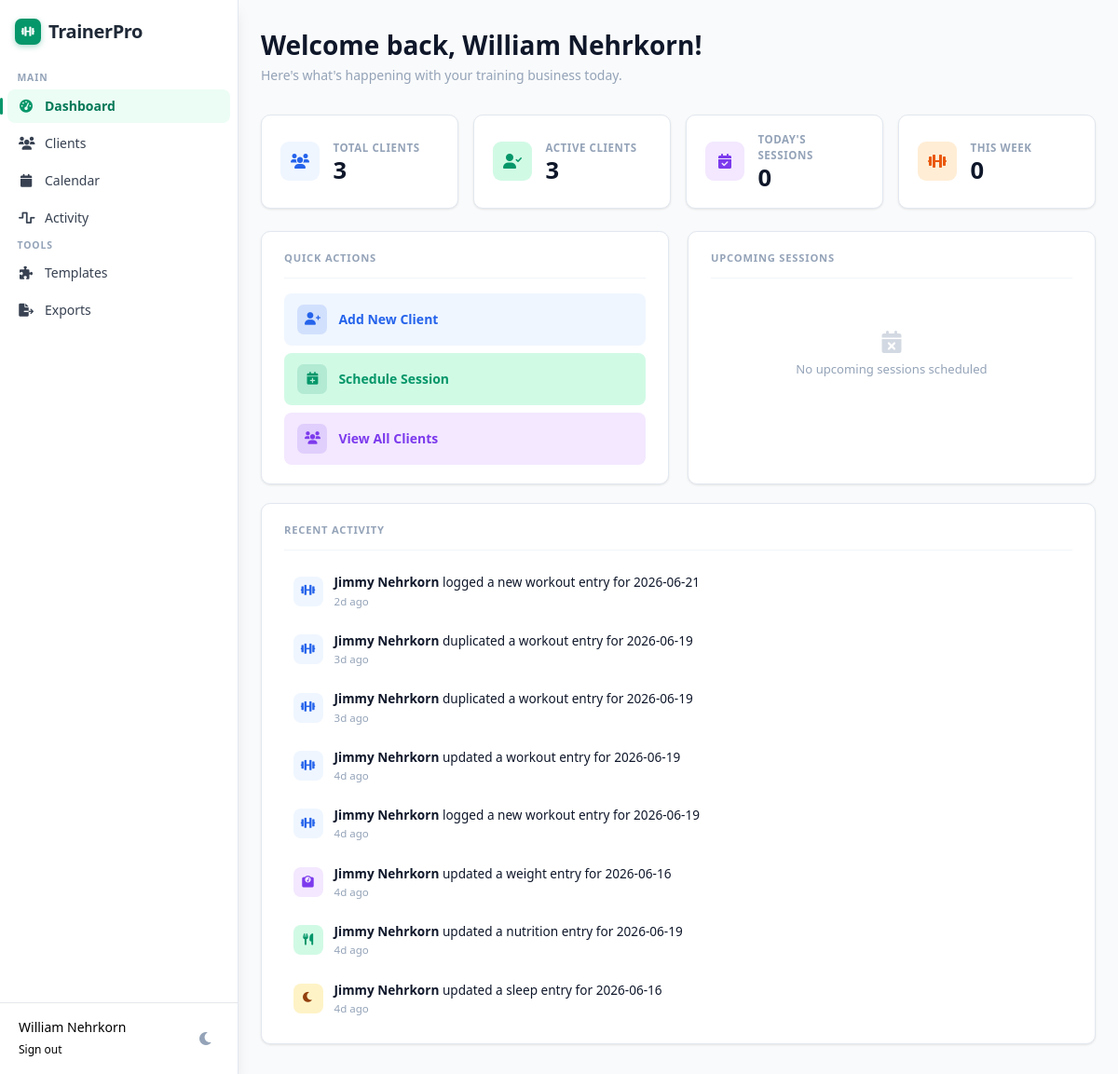
Screenshot of /dashboard (signed in) with the database file from the repository.
### tables this page shows
CREATE TABLE activity_log (
            id           TEXT PRIMARY KEY,
            trainer_id   TEXT NOT NULL,
            client_id    TEXT NOT NULL,
            client_name  TEXT,
            category     TEXT NOT NULL,
            action       TEXT NOT NULL,
            detail       TEXT,
            created_at   TIMESTAMP NOT NULL
        );

### app.py (the view)
@app.route('/dashboard')
@login_required
def dashboard():
    conn = get_db()
    trainer_id = session['user_id']
    today = datetime.now().date()
    week_start = today - timedelta(days=today.weekday())
    week_end = week_start + timedelta(days=6)
    total_clients = \
        conn.execute('SELECT COUNT(*) as count FROM clients WHERE trainer_id = ?', (trainer_id,)).fetchone()[
            'count']
    active_clients = conn.execute('SELECT COUNT(*) as count FROM clients WHERE trainer_id = ? AND status = "active"',
                                  (trainer_id,)).fetchone()['count']
    today_session_count = conn.execute('''
        SELECT COUNT(*) as count FROM sessions
        WHERE trainer_id = ? AND session_date = ? AND status != 'cancelled'
    ''', (trainer_id, today.isoformat())).fetchone()['count']
    week_session_count = conn.execute('''
        SELECT COUNT(*) as count FROM sessions
        WHERE trainer_id = ? AND session_date BETWEEN ? AND ? AND status != 'cancelled'
    ''', (trainer_id, week_start.isoformat(), week_end.isoformat())).fetchone()['count']
    recent_sessions = conn.execute('''
        SELECT s.*, c.name as client_name
        FROM sessions s
        JOIN clients c ON s.client_id = c.id
        WHERE s.trainer_id = ? AND s.session_date >= date('now') AND s.status != 'cancelled'
        ORDER BY s.session_date, s.start_time
        LIMIT 5
    ''', (trainer_id,)).fetchall()
    recent_activity = conn.execute('''
        SELECT id, client_id, client_name, category, action, detail, created_at
        FROM activity_log
        WHERE trainer_id = ?
        ORDER BY created_at DESC
        LIMIT 8
    ''', (trainer_id,)).fetchall()
    conn.close()
    return render_template('dashboard/index.html',
                           total_clients=total_clients,
                           active_clients=active_clients,
                           today_session_count=today_session_count,
                           week_session_count=week_session_count,
                           recent_sessions=recent_sessions,
                           recent_activity=recent_activity)

### auth_utils.py (called while the page is built)
def login_required(f):
    @wraps(f)
    def decorated_function(*args, **kwargs):
        if 'user_id' not in session:
            return redirect(url_for('login'))
        return f(*args, **kwargs)
    return decorated_function

### db.py (called while the page is built)
def get_db():
    conn = sqlite3.connect(DB_PATH)
    conn.row_factory = sqlite3.Row
    return conn

### templates/dashboard/index.html (shortened to what this page needs)
{% extends "base.html" %}
{% block content %}
<div class="page-wrap">
  <div class="dash-header">
    <div class="dash-greeting">Welcome back, {{ session.user_name }}!</div>
    <div class="dash-subtitle">Here's what's happening with your training business today.</div>
  </div>
  <div class="stats-grid">
    <div class="stat-card">
      <div class="stat-icon blue"><i class="fas fa-users"></i></div>
      <div>
        <div class="stat-label">Total Clients</div>
        <div class="stat-value">{{ total_clients }}</div>
      </div>
    </div>
    <div class="stat-card">
      <div class="stat-icon green"><i class="fas fa-user-check"></i></div>
      <div>
        <div class="stat-label">Active Clients</div>
        <div class="stat-value">{{ active_clients }}</div>
      </div>
    </div>
    <div class="stat-card">
      <div class="stat-icon purple"><i class="fas fa-calendar-check"></i></div>
      <div>
        <div class="stat-label">Today's Sessions</div>
        <div class="stat-value">{{ today_session_count }}</div>
      </div>
    </div>
    <div class="stat-card">
      <div class="stat-icon orange"><i class="fas fa-dumbbell"></i></div>
      <div>
        <div class="stat-label">This Week</div>
        <div class="stat-value">{{ week_session_count }}</div>
      </div>
    </div>
  </div>
  <div class="main-grid">
    <div class="card">
      <div class="card-header">
        <span class="card-title">Quick Actions</span>
      </div>
      <div class="action-list">
        <a href="{{ url_for('new_client') }}" class="action-link blue">
          <div class="action-link-icon"><i class="fas fa-user-plus"></i></div>
          Add New Client
        </a>
        <a href="{{ url_for('calendar') }}" class="action-link green">
          <div class="action-link-icon"><i class="fas fa-calendar-plus"></i></div>
          Schedule Session
        </a>
        <a href="{{ url_for('clients') }}" class="action-link purple">
          <div class="action-link-icon"><i class="fas fa-users"></i></div>
          View All Clients
        </a>
      </div>
    </div>
    <div class="card">
      <div class="card-header">
        <span class="card-title">Upcoming Sessions</span>
      </div>
      {% if recent_sessions %}
        <div class="session-list">
          {% for session in recent_sessions %}
          <div class="session-item">
            <div class="session-accent"></div>
            <div class="session-body">
              <div>
                <div class="session-client">{{ session.client_name }}</div>
                <div class="session-time">{{ session.session_date }} &middot; {{ session.start_time }}</div>
              </div>
              <span class="session-type-badge">{{ session.session_type }}</span>
            </div>
          </div>
          {% endfor %}
        </div>
      {% else %}
        <div class="empty-state">
          <i class="fas fa-calendar-xmark"></i>
          <p>No upcoming sessions scheduled</p>
        </div>
      {% endif %}
    </div>
  </div>
  <div class="card activity-card">
    <div class="card-header">
      <span class="card-title">Recent Activity</span>
    </div>
    {% if recent_activity %}
      <div class="activity-list">
        {% for event in recent_activity %}
        <div class="activity-item">
          <div class="activity-icon {{ event.category }}">
            {% if event.category == 'workout' %}<i class="fas fa-dumbbell"></i>
            {% elif event.category == 'weight' %}<i class="fas fa-weight-scale"></i>
            {% elif event.category == 'sleep' %}<i class="fas fa-moon"></i>
            {% elif event.category == 'nutrition' %}<i class="fas fa-utensils"></i>
            {% else %}<i class="fas fa-circle-info"></i>
            {% endif %}
          </div>
          <div class="activity-text">
            <div class="activity-line">
              <strong>{{ event.client_name }}</strong>
              {% if event.action == 'created' %}logged a new
              {% elif event.action == 'updated' %}updated a
              {% elif event.action == 'deleted' %}deleted a
              {% elif event.action == 'duplicated' %}duplicated a
              {% else %}{{ event.action }}
              {% endif %}
              {{ event.category }} entry{% if event.detail %} for {{ event.detail }}{% endif %}
            </div>
            <div class="activity-time" data-timestamp="{{ event.created_at }}">{{ event.created_at }}</div>
          </div>
        </div>
        {% endfor %}
      </div>
    {% else %}
      <div class="empty-state">
        <i class="fas fa-wave-square"></i>
        <p>No client activity yet</p>
      </div>
    {% endif %}
  </div>
</div>
{% endblock %}

### templates/base.html (shortened to what this page needs)
<!DOCTYPE html>
<html lang="en">
<head>
    <script src="https://cdn.tailwindcss.com"></script>
    <link rel="stylesheet" href="https://cdnjs.cloudflare.com/ajax/libs/font-awesome/6.0.0/css/all.min.css">
</head>
<body class="bg-gray-50 dark:bg-gray-900">
    {% if session.user_id %}
    <div class="hidden lg:fixed lg:inset-y-0 lg:flex lg:w-64 lg:flex-col">
        <div class="sidebar-inner flex min-h-0 flex-1 flex-col shadow-lg">
            <div class="flex flex-1 flex-col pt-5 pb-4 overflow-y-auto">
                <div class="flex items-center gap-2 flex-shrink-0 px-4 mb-3">
                    <div class="app-logo-mark"><i class="fas fa-dumbbell"></i></div>
                    <h1 class="text-xl font-bold text-gray-800 sidebar-logo-text">TrainerPro</h1>
                </div>
                <nav class="mt-2 flex-1 px-2 space-y-1">
                    <p class="sidebar-section-label mt-2 mb-1">Main</p>
                    <a href="{{ url_for('dashboard') }}"
                       class="sidebar-link group flex items-center px-3 py-2 text-sm font-medium text-gray-700 {% if request.endpoint == 'dashboard' %}active{% endif %}">
                        <i class="fas fa-tachometer-alt mr-3 w-4 text-center"></i>Dashboard
                    </a>
                    <a href="{{ url_for('clients') }}"
                       class="sidebar-link group flex items-center px-3 py-2 text-sm font-medium text-gray-700 {% if request.endpoint in ['clients','client_detail','new_client','edit_client'] %}active{% endif %}">
                        <i class="fas fa-users mr-3 w-4 text-center"></i>Clients
                    </a>
                    <a href="{{ url_for('calendar') }}"
                       class="sidebar-link group flex items-center px-3 py-2 text-sm font-medium text-gray-700 {% if request.endpoint == 'calendar' %}active{% endif %}">
                        <i class="fas fa-calendar mr-3 w-4 text-center"></i>Calendar
                    </a>
                    <a href="{{ url_for('activity_stream') }}"
                       class="sidebar-link group flex items-center px-3 py-2 text-sm font-medium text-gray-700 {% if request.endpoint == 'activity_stream' %}active{% endif %}">
                        <i class="fas fa-wave-square mr-3 w-4 text-center"></i>Activity
                    </a>
                    <p class="sidebar-section-label mt-4 mb-1">Tools</p>
                    <a href="{{ url_for('workout_templates') }}"
                       class="sidebar-link group flex items-center px-3 py-2 text-sm font-medium text-gray-700 {% if request.endpoint == 'workout_templates' %}active{% endif %}">
                        <i class="fas fa-puzzle-piece mr-3 w-4 text-center"></i>Templates
                    </a>
                    <a href="{{ url_for('exports') }}"
                       class="sidebar-link group flex items-center px-3 py-2 text-sm font-medium text-gray-700 {% if request.endpoint == 'exports' %}active{% endif %}">
                        <i class="fas fa-file-export mr-3 w-4 text-center"></i>Exports
                    </a>
                </nav>
            </div>
            <div class="sidebar-footer flex-shrink-0 flex border-t border-gray-200 p-4">
                <div class="flex items-center justify-between w-full">
                    <div class="ml-1">
                        <p class="text-sm font-medium user-name">{{ session.user_name }}</p>
                        <a href="{{ url_for('logout') }}" class="sign-out-link text-xs">Sign out</a>
                    </div>
                    <button type="button" class="theme-toggle js-theme-toggle" aria-label="Toggle dark mode" title="Toggle dark mode">
                        <i class="fas fa-moon"></i>
                    </button>
                </div>
            </div>
        </div>
    </div>
    <div class="lg:pl-64 flex flex-col flex-1">
        <main class="flex-1">
            {% endif %}
            {% block content %}{% endblock %}
            {% if session.user_id %}
        </main>
    </div>
    {% endif %}
</body>
</html>

### templates/base.html (style rules this page uses)
.theme-toggle { display: flex; align-items: center; justify-content: center; width: 36px; height: 36px; border-radius: 8px; background: transparent; border: none; cursor: pointer; color: var(--slate-400, #94A3B8); transition: background 0.15s, color 0.15s; }
.sidebar-inner { background: white; border-right: 1px solid #E2E8F0; }
.sidebar-logo-text { letter-spacing: -0.02em; }
.app-logo-mark { width: 28px; height: 28px; border-radius: 7px; display: flex; align-items: center; justify-content: center; font-size: 0.72rem; color: white; background: #059669; box-shadow: 0 2px 6px rgba(5,150,105,0.35); flex-shrink: 0; }
.sidebar-section-label { font-size: 0.65rem; font-weight: 700; text-transform: uppercase; letter-spacing: 0.09em; color: #94A3B8; padding: 0 0.65rem; margin-bottom: 0.4rem; }
.sidebar-link { position: relative; border-radius: 8px; font-weight: 500; transition: background 0.13s, color 0.13s; }
.sidebar-link i { transition: color 0.13s; }
.sidebar-link.active::before { content: ''; position: absolute; left: -0.5rem; top: 50%; transform: translateY(-50%); width: 3px; height: 18px; background: #059669; border-radius: 99px; }
.sidebar-link.active { background: #ECFDF5; color: #047857 !important; font-weight: 600; }
.sidebar-link.active i { color: #059669; }

### rows the page displays
activity_log: client_name "Jimmy Nehrkorn", action "logged a new", category "workout", detail "2026-06-21"
activity_log: client_name "Jimmy Nehrkorn", action "duplicated a", category "workout", detail "2026-06-19"
activity_log: client_name "Jimmy Nehrkorn", action "duplicated a", category "workout", detail "2026-06-19"
activity_log: client_name "Jimmy Nehrkorn", action "updated a", category "workout", detail "2026-06-19"
activity_log: client_name "Jimmy Nehrkorn", action "logged a new", category "workout", detail "2026-06-19"
activity_log: client_name "Jimmy Nehrkorn", action "updated a", category "weight", detail "2026-06-16"
activity_log: client_name "Jimmy Nehrkorn", action "updated a", category "nutrition", detail "2026-06-19"
activity_log: client_name "Jimmy Nehrkorn", action "updated a", category "sleep", detail "2026-06-16"

### other values shown
{{ session.user_name }} "William Nehrkorn"
{{ total_clients }} "3"
{{ active_clients }} "3"
{{ today_session_count }} "0"
{{ week_session_count }} "0"
